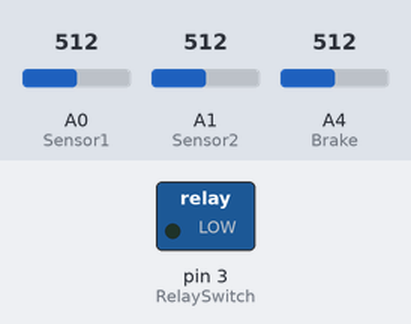
Recording of a program running on a simulated Arduino Nano, built with avr-gcc and run on an emulated ATmega328P. Parts: switched loads named in the program (green lamp = pin HIGH). The inputs (shaded band) are chosen by the test bench; at power-on: A0 (Sensor1) = 512, A1 (Sensor2) = 512, A4 (Brake) = 512. What the program prints to the serial monitor is not drawn.

Above: at 1.2 s.
1.3 s: A0 (Sensor1) set to 188
2.8 s: A0 (Sensor1) set to 155
At 3.9 s:
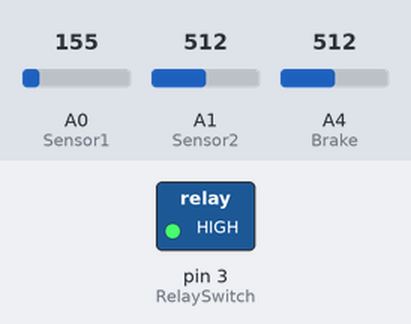
4.3 s: A0 (Sensor1) set to 93
5.8 s: A0 (Sensor1) set to 80
At 6.4 s:
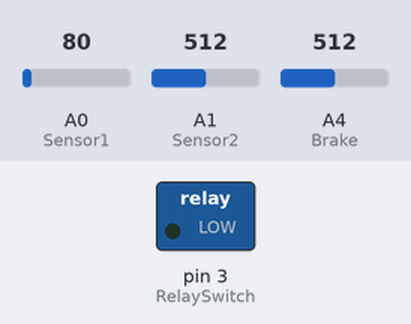
7.3 s: A0 (Sensor1) set to 122
At 7.6 s:
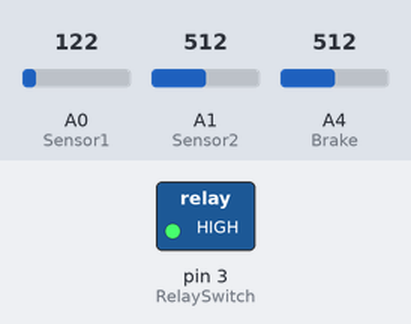
Timing chart, 0 to 9.8 s (numbered marks = the images above; inputs shaded):
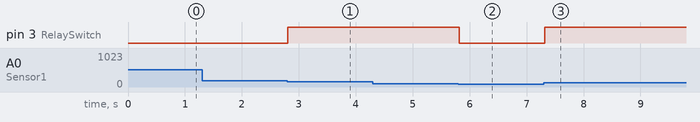

The program:

main.cpp
```cpp
#include <Arduino.h>

const uint8_t Sensor1 = A0;
const uint8_t Sensor2 = A1;
const uint8_t Brake = A4;
const uint8_t RelaySwitch = 3; //output to relay, needs a resistor to limit current to <40mA to make sure arduino pin dont die

const float PrimaryOffsetLow = 0.60; //Change this based on the voltage readout of the primary throttle pedal sensor
const float SecondaryOffsetLow = 2.40; //change this based on the voltage readout of the secondary throttle pedal sensor
const float PrimaryOffsetHigh = 1.60;
const float SecondaryOffsetHigh = 4.60;


int PrimarySensor = 0;
int SecondarySensor = 0;
float PrimaryVoltage = 0.0;
float SecondaryVoltage = 0.0;
int PrimaryPercentage = 0;
int SecondaryPercentage = 0;
int diff = 0;


int CalculateThrottlePercentage (float SensorVoltage, float low, float high) {
  int Percentage = (SensorVoltage/(high - low)) * 100;

  return Percentage;
}

int CalculatePercentDiff (int PercentOne, int PercentTwo) {
  int PercentDiff = abs(PercentOne - PercentTwo);

  return PercentDiff;
}

float CalculateInputVoltage (float SensorValue, float SensorOffset) {
  float Voltage = (SensorValue * (5.0/1023.0)) - SensorOffset;

  return Voltage;
}

bool ReadBrakeStatus(uint8_t brakePin) {
  int sensVal = analogRead(brakePin);
  float brakeVoltage = CalculateInputVoltage(sensVal, 0);
  if (brakeVoltage <= 2.50) { //if the brake is pressed, will be GND
    return true;
  }
  return false;
}


void setup() {
  // put your setup code here, to run once:
  Serial.begin(115200);

  pinMode(RelaySwitch,OUTPUT);
  digitalWrite(RelaySwitch, LOW);

}

void loop() {
  // put your main code here, to run repeatedly:
  PrimarySensor = analogRead(Sensor1);
  SecondarySensor = analogRead(Sensor2);

  PrimaryVoltage = CalculateInputVoltage(PrimarySensor, PrimaryOffsetLow);
  SecondaryVoltage = CalculateInputVoltage(SecondarySensor, SecondaryOffsetLow);

  PrimaryPercentage = CalculateThrottlePercentage(PrimaryVoltage, PrimaryOffsetLow, PrimaryOffsetHigh);
  SecondaryPercentage = CalculateThrottlePercentage(SecondaryVoltage, SecondaryOffsetLow, SecondaryOffsetHigh);

  PrimaryPercentage = (PrimaryVoltage/(PrimaryOffsetHigh - PrimaryOffsetLow)) * 100;
  SecondaryPercentage = (SecondaryVoltage/(SecondaryOffsetHigh - SecondaryOffsetLow)) * 100;

  diff = CalculatePercentDiff(PrimaryPercentage, SecondaryPercentage);


  Serial.println(PrimaryVoltage + PrimaryOffsetLow);
  Serial.println(SecondaryVoltage + SecondaryOffsetLow);
  Serial.println(analogRead(Brake)*(5.0/1023.0));
  Serial.println("Voltage Sensor 1, 2, and Brake");
  Serial.println(diff);
  Serial.println("Percentage Difference");
  Serial.println(PrimaryPercentage);
  Serial.println(SecondaryPercentage);
  Serial.println("% Throttle Inputs");
  Serial.println("");


  // Plausability Check
  if (diff <= 20) {
    digitalWrite(RelaySwitch, HIGH);

  } else {
    digitalWrite(RelaySwitch, LOW);
    Serial.println("Plausibility FAILED");
    Serial.println("");
    return;
  }

  //25% throttle & brake plausibility check=========
  if (PrimaryPercentage > 25 && ReadBrakeStatus(Brake)) { //if the accelator is >25% and the brake is pressed, turn off torque to motor
      while (PrimaryPercentage > 5 || ReadBrakeStatus(Brake)) { //while the throttle is >=5% or thr brake remains pressed, keep the torque to the motor off

        PrimarySensor = analogRead(Sensor1);
        PrimaryVoltage = CalculateInputVoltage(PrimarySensor, PrimaryOffsetLow);
        PrimaryPercentage = (PrimaryVoltage/(PrimaryOffsetHigh - PrimaryOffsetLow)) * 100;

        digitalWrite(RelaySwitch, LOW);
        Serial.println("Accel Cutoff");
    }
  }
  // debug to see what is going on
}
```

Measured:
- the behaviour switches between 174 and 173 on A0 (Sensor1) (found by bisection; images 0 and 1)
- the behaviour switches between 88 and 87 on A0 (Sensor1) (found by bisection; images 1 and 2)
- after the input at 2.8 s, pin 3 (RelaySwitch): LOW → HIGH at once
- after the input at 5.8 s, pin 3 (RelaySwitch): HIGH → LOW at once
- after the input at 7.3 s, pin 3 (RelaySwitch): LOW → HIGH at once
